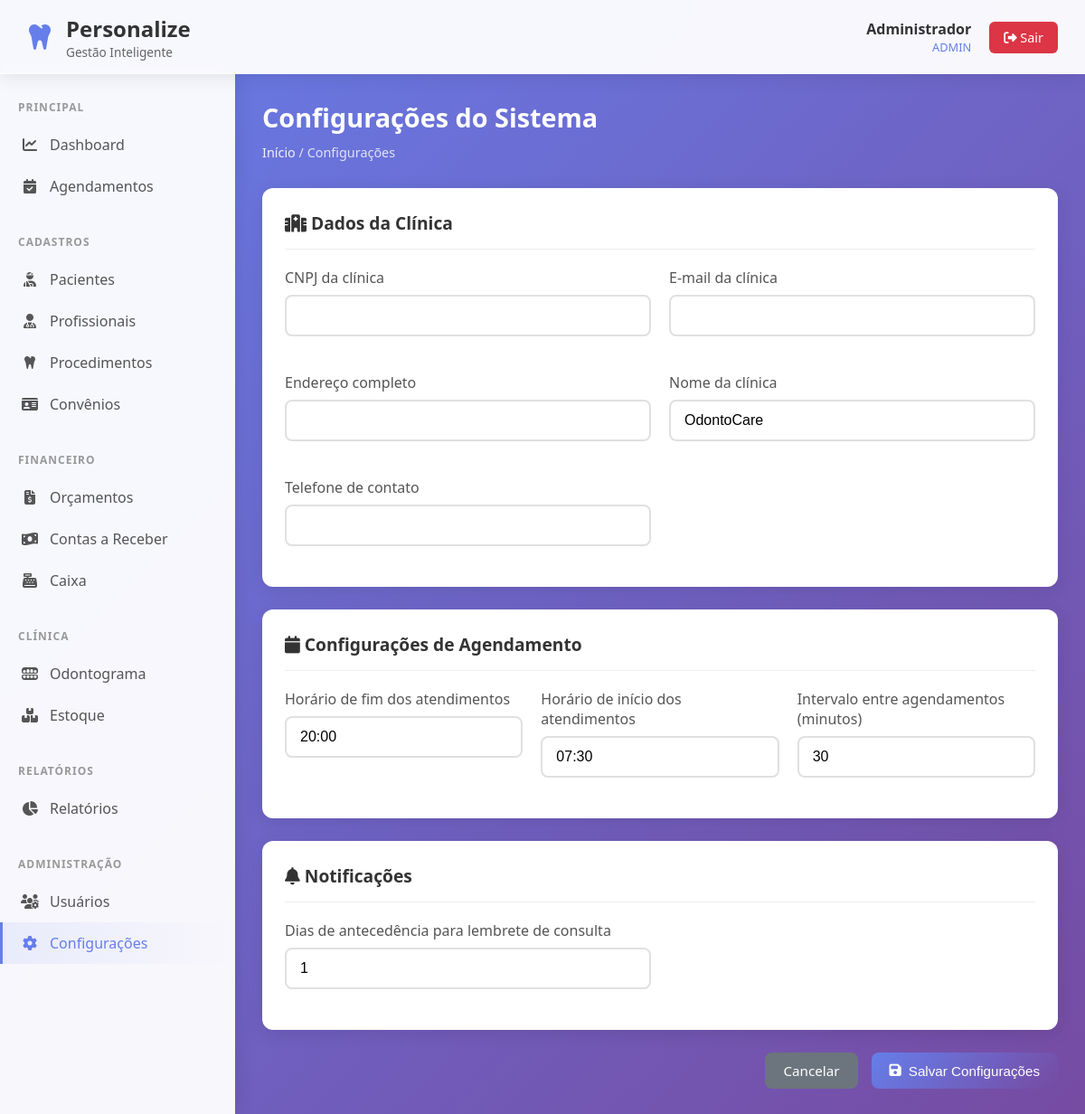
The app's page /configuracoes/index.php (signed in) with its own data.
### tables this page shows
CREATE TABLE configuracoes (
    id INTEGER PRIMARY KEY AUTOINCREMENT,
    chave TEXT UNIQUE NOT NULL,
    valor TEXT,
    descricao TEXT
);

### configuracoes/index.php (the view, shortened to what this page needs)
<?php
require_once '../config/conexao.php';
$configuracoes = $db->query("SELECT * FROM configuracoes ORDER BY chave")->fetchAll(PDO::FETCH_ASSOC);
include '../includes/header.php';
?>
<div class="page-header">
    <h1 class="page-title">Configurações do Sistema</h1>
    <div class="breadcrumb"><a href="../dashboard/index.php">Início</a> / Configurações</div>
</div>
<form method="POST">
    <div class="card" style="margin-bottom: 25px;">
        <div class="card-header"><div class="card-title"><i class="fa-solid fa-hospital"></i> Dados da Clínica</div></div>
        <div style="display: grid; grid-template-columns: 1fr 1fr; gap: 20px;">
            <?php
            $camposClinica = array_filter($configuracoes, fn($c) => strpos($c['chave'], 'clinica_') === 0);
            foreach ($camposClinica as $config):
            ?>
                <div class="form-group">
                    <label><?php echo htmlspecialchars($config['descricao']); ?></label>
                    <input type="text" name="config_<?php echo $config['chave']; ?>" class="form-control"
                           value="<?php echo htmlspecialchars($config['valor']); ?>">
                </div>
            <?php endforeach; ?>
        </div>
    </div>
    <div class="card" style="margin-bottom: 25px;">
        <div class="card-header"><div class="card-title"><i class="fa-solid fa-calendar"></i> Configurações de Agendamento</div></div>
        <div style="display: grid; grid-template-columns: 1fr 1fr 1fr; gap: 20px;">
            <?php
            $camposAgenda = array_filter($configuracoes, fn($c) => in_array($c['chave'], ['horario_inicio', 'horario_fim', 'intervalo_agenda']));
            foreach ($camposAgenda as $config):
            ?>
                <div class="form-group">
                    <label><?php echo htmlspecialchars($config['descricao']); ?></label>
                    <input type="text" name="config_<?php echo $config['chave']; ?>" class="form-control"
                           value="<?php echo htmlspecialchars($config['valor']); ?>">
                </div>
            <?php endforeach; ?>
        </div>
    </div>
    <div class="card" style="margin-bottom: 25px;">
        <div class="card-header"><div class="card-title"><i class="fa-solid fa-bell"></i> Notificações</div></div>
        <div style="display: grid; grid-template-columns: 1fr 1fr; gap: 20px;">
            <?php
            $camposNotif = array_filter($configuracoes, fn($c) => strpos($c['chave'], 'dias_antecedencia') === 0);
            foreach ($camposNotif as $config):
            ?>
                <div class="form-group">
                    <label><?php echo htmlspecialchars($config['descricao']); ?></label>
                    <input type="number" name="config_<?php echo $config['chave']; ?>" class="form-control"
                           value="<?php echo htmlspecialchars($config['valor']); ?>">
                </div>
            <?php endforeach; ?>
        </div>
    </div>
    <div style="display: flex; gap: 15px; justify-content: flex-end;">
        <a href="../dashboard/index.php" class="btn btn-secondary">Cancelar</a>
        <button type="submit" class="btn btn-primary"><i class="fa-solid fa-save"></i> Salvar Configurações</button>
    </div>
</form>
<?php include '../includes/footer.php'; ?>

### includes/header.php (style rules this page uses)
* { margin: 0; padding: 0; box-sizing: border-box; }
body { font-family: 'Segoe UI', Tahoma, Geneva, Verdana, sans-serif; background: linear-gradient(135deg, #667eea 0%, #764ba2 100%); min-height: 100vh; color: #333; }
.page-header { margin-bottom: 30px; }
.page-title { font-size: 1.8rem; color: white; margin-bottom: 10px; }
.breadcrumb { color: rgba(255,255,255,0.8); font-size: 0.9rem; }
.breadcrumb a { color: rgba(255,255,255,0.9); text-decoration: none; }
.card { background: white; border-radius: 12px; padding: 25px; box-shadow: 0 4px 20px rgba(0,0,0,0.1); margin-bottom: 25px; }
.card-header { display: flex; justify-content: space-between; align-items: center; margin-bottom: 20px; padding-bottom: 15px; border-bottom: 1px solid #eee; }
.card-title { font-size: 1.2rem; color: #333; font-weight: 600; }
.btn { display: inline-flex; align-items: center; gap: 8px; padding: 10px 20px; border-radius: 8px; text-decoration: none; font-weight: 500; transition: all 0.3s; border: none; cursor: pointer; font-size: 0.95rem; }
.btn-primary { background: linear-gradient(135deg, #667eea 0%, #764ba2 100%); color: white; }
.btn-secondary { background: #6c757d; color: white; }
.form-group { margin-bottom: 20px; }
.form-group label { display: block; margin-bottom: 8px; font-weight: 500; color: #555; }
.form-control { width: 100%; padding: 12px 15px; border: 2px solid #e0e0e0; border-radius: 8px; font-size: 1rem; transition: border-color 0.3s; }

### records on screen
configuracoes: descricao "CNPJ da clínica"
configuracoes: descricao "E-mail da clínica"
configuracoes: descricao "Endereço completo"
configuracoes: descricao "Nome da clínica", valor "OdontoCare"
configuracoes: descricao "Telefone de contato"
configuracoes: descricao "Horário de fim dos atendimentos", valor "20:00"
configuracoes: descricao "Horário de início dos atendimentos", valor "07:30"
configuracoes: descricao "Intervalo entre agendamentos (minutos)", valor "30"
configuracoes: descricao "Dias de antecedência para lembrete de consulta", valor "1"

### other values on screen
$usuario_nome "Administrador"
$usuario_perfil "ADMIN"
